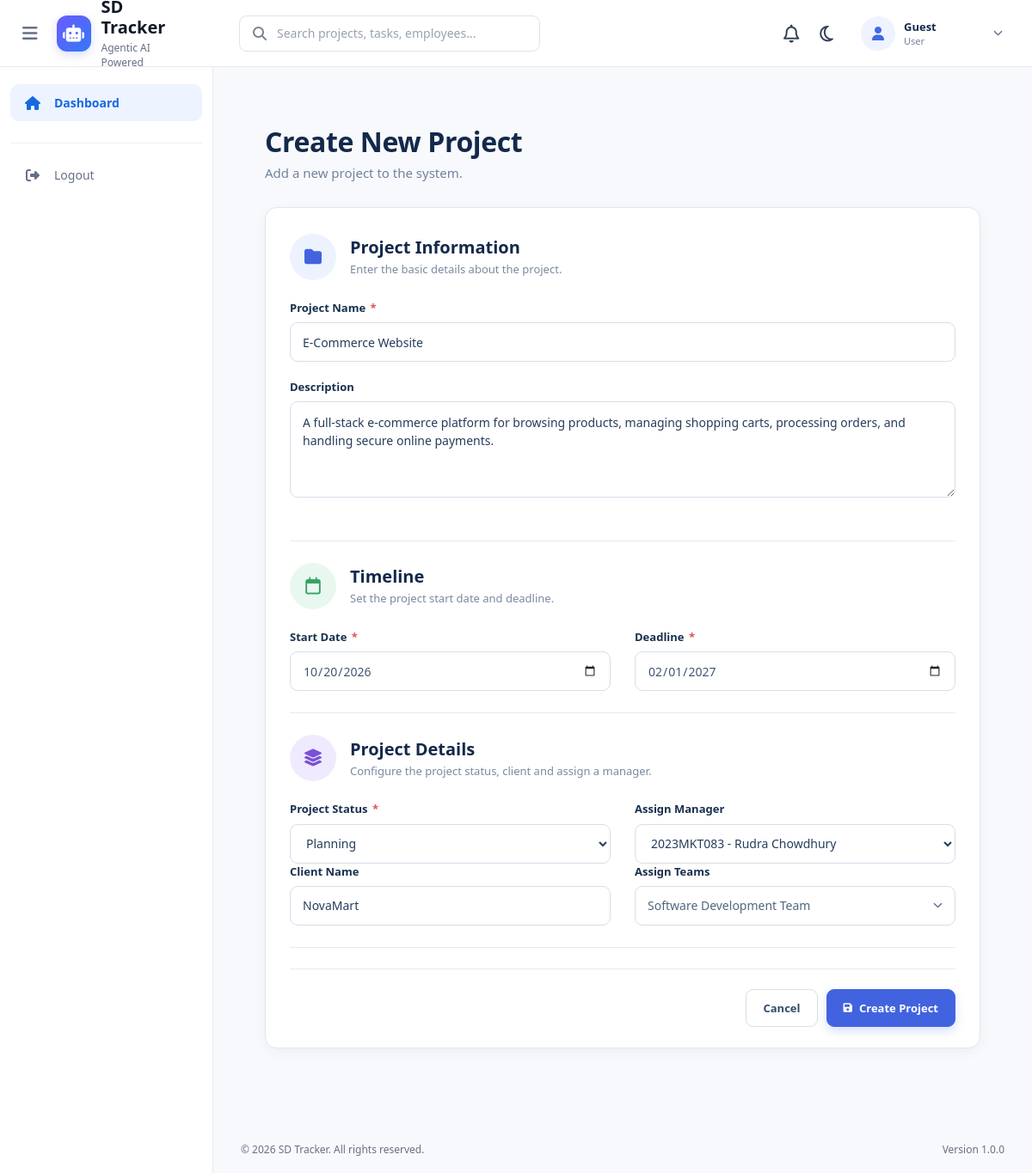
The app's page /projects/5/edit/ with its own data.
### projects/models.py (models this page shows, shortened)
class Project(models.Model):
    STATUS_CHOICES = (
        ("planning", "Planning"),
        ("active", "Active"),
        ("on_hold", "On Hold"),
        ("completed", "Completed"),
        ("cancelled", "Cancelled"),
    )
    name = models.CharField(
        max_length=200
    )
    description = models.TextField(
        blank=True
    )
    client_name = models.CharField(
        max_length=150
    )
    start_date = models.DateField()
    deadline = models.DateField()
    status = models.CharField(
        max_length=20,
        choices=STATUS_CHOICES,
        default="planning"
    )
    manager = models.ForeignKey(
        Employee,
        on_delete=models.SET_NULL,
        null=True,
        related_name="managed_projects"
    )
    progress = models.PositiveIntegerField(
        default=0,
        validators=[MaxValueValidator(100)]
    )
    teams = models.ManyToManyField(
        Team,
        related_name="projects",
        blank=True
    )

### projects/views.py (the view)
# urls.py: path("<int:pk>/edit/",views.project_edit,name="project_edit"),
def project_edit(request, pk):
    project = get_object_or_404(
        Project,
        pk=pk
    )
    if request.method == "POST":
        form = ProjectForm(
            request.POST,
            instance=project
        )
        if form.is_valid():
            form.save()
            return redirect(
                "project_detail",
                pk=project.pk
            )
    else:
        form = ProjectForm(
            instance=project
        )
    return render(
        request,
        "projects/project_form.html",
        {
            "form": form,
            "title": "Edit Project"
        }
    )

### employees/models.py (called while the page is built)
    def __str__(self):
        return f"{self.employee_id} - {self.user.get_full_name()}"

    def __str__(self):
        return self.name

### projects/templates/projects/project_form.html (shortened to what this page needs)
{% extends "base.html" %}
{% load static %}
{% block extra_css %}
<link rel="stylesheet"
      href="{% static 'css/projects/project_form.css' %}">
{% endblock %}
{% block content %}
<div class="project-form-page">
    <div class="page-header">
        <div>
            {% if project %}
                <h1>Edit Project</h1>
                <p>
                    Update the project information.
                </p>
            {% else %}
                <h1>Create New Project</h1>
                <p>
                    Add a new project to the system.
                </p>
            {% endif %}
        </div>
    </div>
    <div class="form-card">
        <form method="POST">
            <section class="form-section">
                <div class="section-header">
                    <div class="section-icon section-icon-blue">
                        <i class="fa-solid fa-folder"></i>
                    </div>
                    <div>
                        <h2>Project Information</h2>
                        <p>
                            Enter the basic details about the project.
                        </p>
                    </div>
                </div>
                <div class="form-group">
                    <label for="{{ form.name.id_for_label }}">
                        Project Name
                        <span class="required">*</span>
                    </label>
                    {{ form.name }}
                </div>
                <div class="form-group">
                    <label for="{{ form.description.id_for_label }}">
                        Description
                    </label>
                    {{ form.description }}
                </div>
            </section>
            <section class="form-section">
                <div class="section-header">
                    <div class="section-icon section-icon-green">
                        <i class="fa-regular fa-calendar"></i>
                    </div>
                    <div>
                        <h2>Timeline</h2>
                        <p>
                            Set the project start date and deadline.
                        </p>
                    </div>
                </div>
                <div class="form-row">
                    <div class="form-group">
                        <label for="{{ form.start_date.id_for_label }}">
                            Start Date
                            <span class="required">*</span>
                        </label>
                        {{ form.start_date }}
                    </div>
                    <div class="form-group">
                        <label for="{{ form.deadline.id_for_label }}">
                            Deadline
                            <span class="required">*</span>
                        </label>
                        {{ form.deadline }}
                    </div>
                </div>
            </section>
            <section class="form-section">
                <div class="section-header">
                    <div class="section-icon section-icon-purple">
                        <i class="fa-solid fa-layer-group"></i>
                    </div>
                    <div>
                        <h2>Project Details</h2>
                        <p>
                            Configure the project status, client and
                            assign a manager.
                        </p>
                    </div>
                </div>
                <div class="form-row">
                    <div class="form-group">
                        <label for="{{ form.status.id_for_label }}">
                            Project Status
                            <span class="required">*</span>
                        </label>
                        {{ form.status }}
                    </div>
                    <div class="form-group">
                        <label for="{{ form.manager.id_for_label }}">
                            Assign Manager
                        </label>
                        {{ form.manager }}
                    </div>
                </div>
                <div class="form-row">
                    <div class="form-group">
                        <label for="{{ form.client_name.id_for_label }}">
                            Client Name
                        </label>
                        {{ form.client_name }}
                    </div>
                    <div class="form-group">
                        <label>
                            Assign Teams
                        </label>
                        <div class="team-dropdown">
                            <button
                                type="button"
                                class="team-dropdown-btn"
                                id="teamDropdownBtn"
                            >
                                <span id="selectedTeamsText">
                                </span>
                                <i class="fa-solid fa-chevron-down"></i>
                            </button>
                        </div>
                    </div>
                </div>
            </section>
            <div class="form-actions">
                <a
                    href="{% url 'project_list' %}"
                    class="btn btn-secondary"
                >
                    Cancel
                </a>
                <button
                    type="submit"
                    class="btn btn-primary"
                >
                    <i class="fa-solid fa-floppy-disk"></i>
                    {% if project %}
                        Update Project
                    {% else %}
                        Create Project
                    {% endif %}
                </button>
            </div>
        </form>
    </div>
</div>
{% endblock %}

### static/css/style.css (style rules this page uses)
* { margin: 0; padding: 0; box-sizing: border-box; }
html { scroll-behavior: smooth; }
:root { --bg-main: #f7f8fc; --bg-card: #ffffff; --bg-navbar: #ffffff; --bg-sidebar: #ffffff; --text-main: #172033; --text-heading: #101828; --text-muted: #667085; --border-color: #e7e9f0; --input-bg: #ffffff; --hover-bg: #f4f7fc; }
body { font-family: "Segoe UI", Arial, sans-serif; background: var(--bg-main); color: var(--text-main); min-height: 100vh; }
a { text-decoration: none; color: inherit; }
button, input { font-family: inherit; }
button { cursor: pointer; }
.page-header { display: flex; align-items: center; justify-content: space-between; margin-bottom: 25px; }
.page-header h1 { font-size: 25px; color: #101828; }
.page-header p { margin-top: 5px; font-size: 13px; color: #667085; }
.btn { border: none; border-radius: 7px; padding: 10px 17px; font-size: 13px; font-weight: 600; display: inline-flex; align-items: center; gap: 7px; }
.btn-primary { background: #2563eb; color: white; }
.btn-secondary { background: white; border: 1px solid #dfe3ec; color: #344054; }
.form-card { background: white; border: 1px solid #e4e7ec; border-radius: 11px; padding: 25px; }
.form-group { margin-bottom: 18px; }
.form-group label { display: block; margin-bottom: 7px; font-size: 13px; font-weight: 600; color: #344054; }
.form-group input, .form-group select, .form-group textarea { width: 100%; padding: 11px 13px; border: 1px solid #dfe3ec; border-radius: 7px; outline: none; font-size: 13px; color: #344054; background: white; }

### records on screen
Project: name "E-Commerce Website", description "A full-stack e-commerce platform for browsing products, managing shopping carts, processing orders, and handling secure online payments.", start_date "10/20/2026", deadline "02/01/2027", status "Planning", manager "2023MKT083 - Rudra Chowdhury", client_name "NovaMart"
